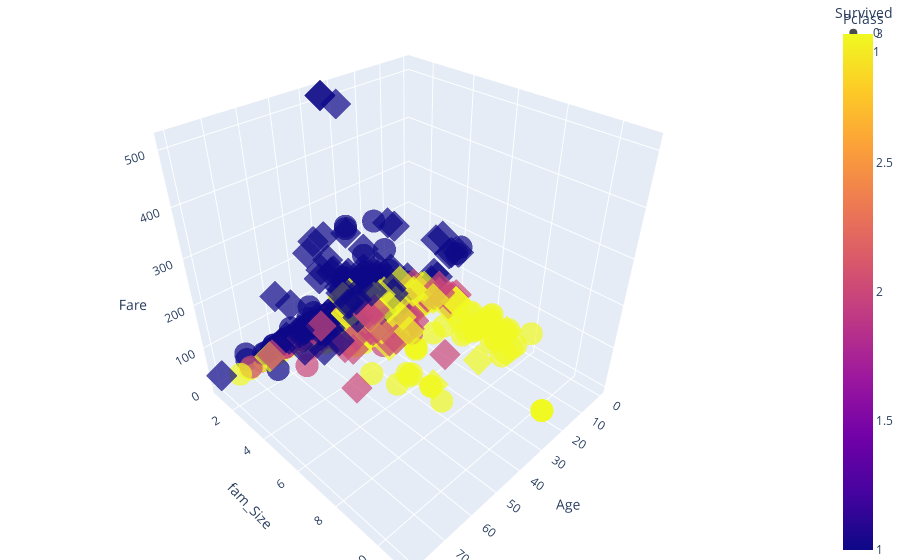

Notebook cell for this chart:
### Code cell
import plotly.express as px

df = data[['Survived', 'Pclass', 'Age', 'fam_Size', 'Fare']]
fig = px.scatter_3d(df, x='Age', y='fam_Size', z='Fare',
              symbol ='Survived', color='Pclass', opacity=0.7)
fig.update_layout(margin=dict(l=0, r=0, b=0, t=0))
fig.show()

### Figure 1 — Plotly figure (JSON) as saved in the notebook; plotly's stock layout.template omitted (floating-point values rounded to 4 significant figures; data arrays with more than 128 entries replaced by an {"elided": "..."} marker saying what was removed)
{"data": [{"hovertemplate": "Survived=0<br>Age=%{x}<br>fam_Size=%{y}<br>Fare=%{z}<br>Pclass=%{marker.color}<extra></extra>", "legendgroup": "0", "marker": {"color": {"elided": "549 int values"}, "coloraxis": "coloraxis", "opacity": 0.7, "symbol": "circle"}, "mode": "markers", "name": "0", "scene": "scene", "showlegend": true, "type": "scatter3d", "x": {"elided": "549 float values"}, "y": {"elided": "549 int values"}, "z": {"elided": "549 float values"}}, {"hovertemplate": "Survived=1<br>Age=%{x}<br>fam_Size=%{y}<br>Fare=%{z}<br>Pclass=%{marker.color}<extra></extra>", "legendgroup": "1", "marker": {"color": {"elided": "340 int values"}, "coloraxis": "coloraxis", "opacity": 0.7, "symbol": "diamond"}, "mode": "markers", "name": "1", "scene": "scene", "showlegend": true, "type": "scatter3d", "x": {"elided": "340 float values"}, "y": {"elided": "340 int values"}, "z": {"elided": "340 float values"}}], "layout": {"coloraxis": {"colorbar": {"title": {"text": "Pclass"}}, "colorscale": [[0, "#0d0887"], [0.1111, "#46039f"], [0.2222, "#7201a8"], [0.3333, "#9c179e"], [0.4444, "#bd3786"], [0.5556, "#d8576b"], [0.6667, "#ed7953"], [0.7778, "#fb9f3a"], [0.8889, "#fdca26"], [1, "#f0f921"]]}, "legend": {"title": {"text": "Survived"}, "tracegroupgap": 0}, "margin": {"b": 0, "l": 0, "r": 0, "t": 0}, "scene": {"domain": {"x": [0, 1], "y": [0, 1]}, "xaxis": {"title": {"text": "Age"}}, "yaxis": {"title": {"text": "fam_Size"}}, "zaxis": {"title": {"text": "Fare"}}}}}
